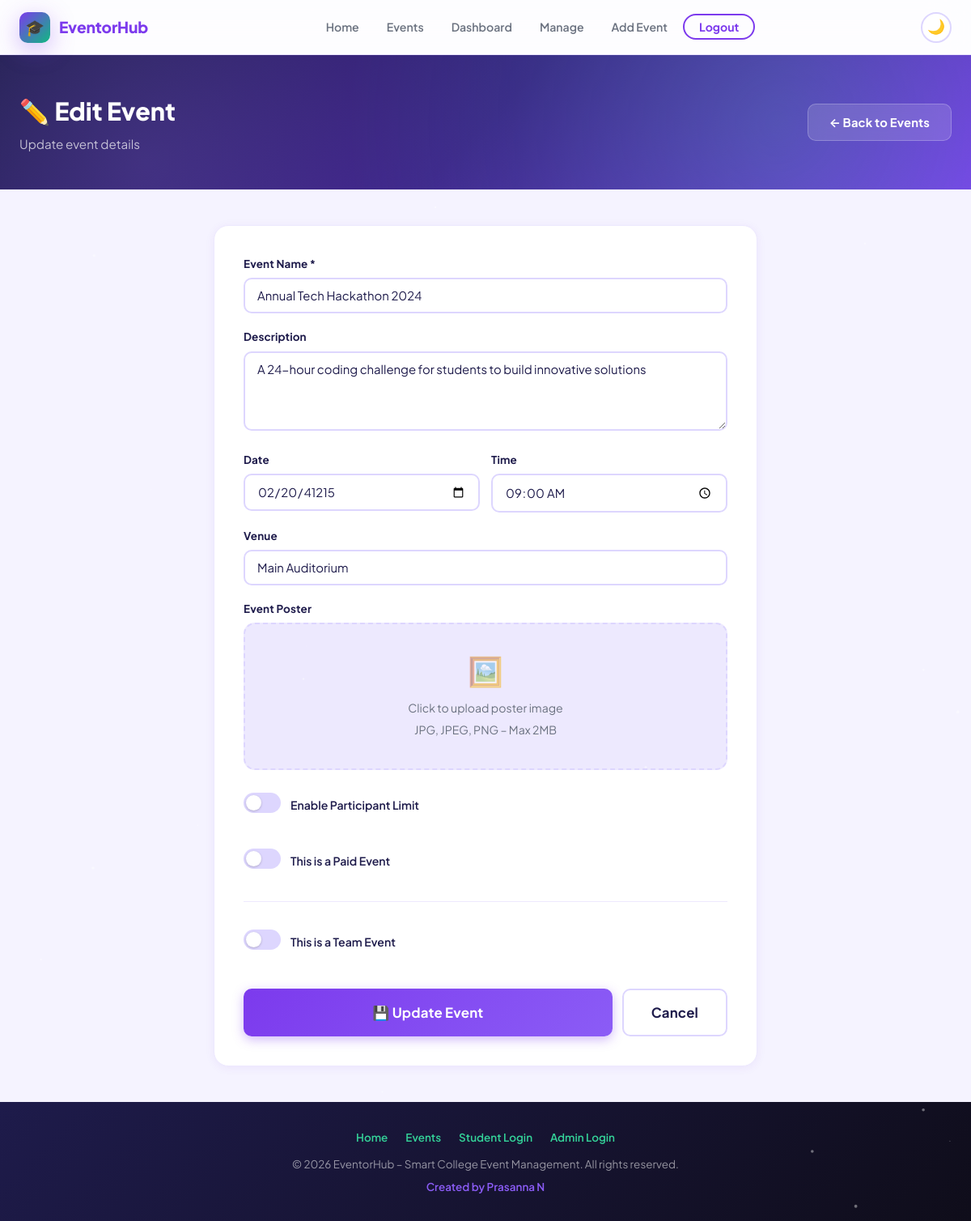
Screenshot of /edit-event/2 (signed in) with the database file from the repository.
### tables this page shows
CREATE TABLE events (
        event_id INTEGER PRIMARY KEY AUTOINCREMENT,
        event_name TEXT NOT NULL,
        description TEXT,
        date TEXT,
        time TEXT,
        venue TEXT,
        poster TEXT,
        limit_enabled INTEGER DEFAULT 0,
        max_participants INTEGER,
        is_paid INTEGER DEFAULT 0,
        price INTEGER,
        upi_id TEXT,
        payment_qr TEXT
    , is_team_event INTEGER DEFAULT 0, team_size INTEGER DEFAULT 1);

### app.py (the view, shortened to what this page needs)
@app.route('/edit-event/<int:event_id>', methods=['GET', 'POST'])
@admin_required
def edit_event(event_id):
    conn = get_db()
    event = conn.execute('SELECT * FROM events WHERE event_id = ?', (event_id,)).fetchone()
    conn.close()
    if not event:
        flash('Event not found.', 'danger')
        return redirect(url_for('manage_events'))
    return render_template('add_event.html', event=event, editing=True)

### app.py (called while the page is built)
def get_db():
    conn = sqlite3.connect('database.db')
    conn.row_factory = sqlite3.Row
    return conn

def admin_required(f):
    @wraps(f)
    def decorated(*args, **kwargs):
        if 'user_id' not in session or session.get('role') != 'admin':
            flash('Admin access required.', 'danger')
            return redirect(url_for('admin_login'))
        return f(*args, **kwargs)
    return decorated

@app.context_processor
def inject_user():
    if 'user_id' in session:
        return {
            'logged_in': True,
            'user_name': session.get('user_name', ''),
            'user_role': session.get('role', 'student')
        }
    return {'logged_in': False, 'user_name': '', 'user_role': ''}

### templates/add_event.html (shortened to what this page needs)
{% extends 'base.html' %}
{% block content %}
<div class="page-header">
    <div class="container">
        <div class="page-header-content">
            <div>
                <h1>{% if editing %}✏️ Edit Event{% else %}➕ Create New Event{% endif %}</h1>
                <p>{% if editing %}Update event details{% else %}Fill in the details to create a new event{% endif %}</p>
            </div>
            <a href="{{ url_for('manage_events') }}" class="btn btn-ghost">← Back to Events</a>
        </div>
    </div>
</div>
<section class="page-section">
    <div class="container" style="max-width: 720px;">
        <div class="card">
            <div class="card-body" style="padding: 36px;">
                <form method="POST"
                      action="{% if editing %}{{ url_for('edit_event', event_id=event.event_id) }}{% else %}{{ url_for('add_event') }}{% endif %}"
                      enctype="multipart/form-data" data-validate id="eventForm">
                    <div class="form-group">
                        <label for="event_name">Event Name *</label>
                        <input type="text" name="event_name" id="event_name" class="form-control"
                               placeholder="e.g., Annual Tech Hackathon 2026"
                               value="{{ event.event_name if editing else '' }}" required>
                    </div>
                    <div class="form-group">
                        <label for="description">Description</label>
                        <textarea name="description" id="description" class="form-control" rows="4"
                                  placeholder="Describe the event, agenda, speakers, etc.">{{ event.description if editing else '' }}</textarea>
                    </div>
                    <div class="form-row">
                        <div class="form-group">
                            <label for="date">Date</label>
                            <input type="date" name="date" id="date" class="form-control"
                                   value="{{ event.date if editing else '' }}">
                        </div>
                        <div class="form-group">
                            <label for="time">Time</label>
                            <input type="time" name="time" id="time" class="form-control"
                                   value="{{ event.time if editing else '' }}">
                        </div>
                    </div>
                    <div class="form-group">
                        <label for="venue">Venue</label>
                        <input type="text" name="venue" id="venue" class="form-control"
                               placeholder="e.g., Main Auditorium, Block A"
                               value="{{ event.venue if editing else '' }}">
                    </div>
                    <div class="form-group">
                        <label>Event Poster</label>
                        <div class="file-upload" id="posterUpload">
                            <div class="upload-icon">🖼️</div>
                            <p>Click to upload poster image</p>
                            <p class="form-hint">JPG, JPEG, PNG – Max 2MB</p>
                        </div>
                    </div>
                    <div class="form-group">
                        <div class="switch-container">
                            <label class="switch">
                                <span class="switch-slider"></span>
                            </label>
                            <span class="switch-label">Enable Participant Limit</span>
                        </div>
                    </div>
                    <div class="form-group">
                        <div class="switch-container">
                            <label class="switch">
                                <span class="switch-slider"></span>
                            </label>
                            <span class="switch-label">This is a Paid Event</span>
                        </div>
                    </div>
                    <div class="form-group" style="margin-top: 24px; padding-top: 24px; border-top: 1px solid var(--border-light);">
                        <div class="switch-container">
                            <label class="switch">
                                <span class="switch-slider"></span>
                            </label>
                            <span class="switch-label">This is a Team Event</span>
                        </div>
                    </div>
                    <div style="display: flex; gap: 12px; margin-top: 32px;">
                        <button type="submit" class="btn btn-primary btn-lg" style="flex: 1;" id="submitEventBtn">
                            {% if editing %}💾 Update Event{% else %}🚀 Create Event{% endif %}
                        </button>
                        <a href="{{ url_for('manage_events') }}" class="btn btn-secondary btn-lg">Cancel</a>
                    </div>
                </form>
            </div>
        </div>
    </div>
</section>
{% endblock %}

### static/css/overhaul.css (style rules this page uses)
.btn { position: relative; overflow: hidden; }

### rows the page displays
events: event_name "Annual Tech Hackathon 2024", description "A 24-hour coding challenge for students to build innovative solutions", date "02/20/41215", time "09:00", venue "Main Auditorium"
